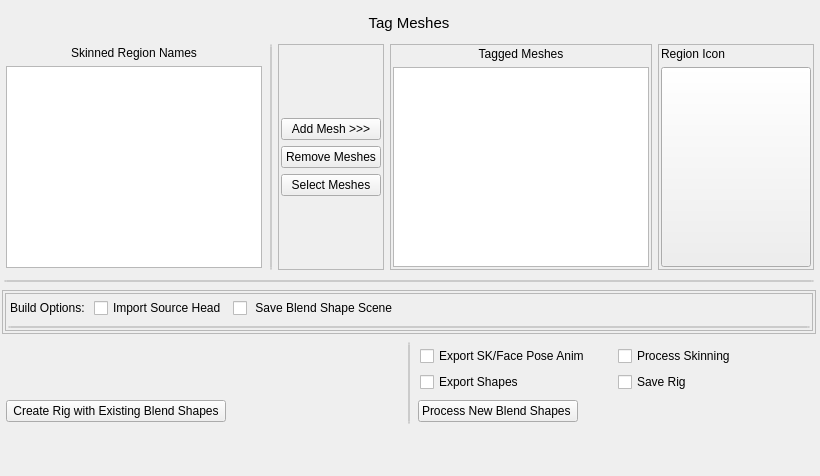
            <widget class="QWidget" name="mesh_info_tab">
             <attribute name="title">
              <string>Mesh Info</string>
             </attribute>
             <layout class="QVBoxLayout" name="verticalLayout_4">
              <property name="leftMargin">
               <number>2</number>
              </property>
              <property name="topMargin">
               <number>10</number>
              </property>
              <property name="rightMargin">
               <number>4</number>
              </property>
              <property name="bottomMargin">
               <number>10</number>
              </property>
              <item>
               <widget class="QFrame" name="tag_meshes_lb_frame">
                <property name="sizePolicy">
                 <sizepolicy hsizetype="Preferred" vsizetype="Preferred">
                  <horstretch>0</horstretch>
                  <verstretch>0</verstretch>
                 </sizepolicy>
                </property>
                <property name="frameShape">
                 <enum>QFrame::NoFrame</enum>
                </property>
                <property name="frameShadow">
                 <enum>QFrame::Raised</enum>
                </property>
                <layout class="QHBoxLayout" name="horizontalLayout_3">
                 <property name="leftMargin">
                  <number>4</number>
                 </property>
                 <property name="topMargin">
                  <number>4</number>
                 </property>
                 <property name="rightMargin">
                  <number>4</number>
                 </property>
                 <property name="bottomMargin">
                  <number>4</number>
                 </property>
                 <item>
                  <widget class="QLabel" name="tag_meshes_label">
                   <property name="font">
                    <font>
                     <pointsize>11</pointsize>
                    </font>
                   </property>
                   <property name="text">
                    <string>Tag Meshes</string>
                   </property>
                   <property name="alignment">
                    <set>Qt::AlignCenter</set>
                   </property>
                  </widget>
                 </item>
                </layout>
               </widget>
              </item>
              <item>
               <widget class="QFrame" name="regions_tag_main_frame">
                <property name="frameShape">
                 <enum>QFrame::NoFrame</enum>
                </property>
                <property name="frameShadow">
                 <enum>QFrame::Raised</enum>
                </property>
                <layout class="QHBoxLayout" name="horizontalLayout_4">
                 <property name="leftMargin">
                  <number>2</number>
                 </property>
                 <property name="topMargin">
                  <number>2</number>
                 </property>
                 <property name="rightMargin">
                  <number>2</number>
                 </property>
                 <property name="bottomMargin">
                  <number>2</number>
                 </property>
                 <item>
                  <widget class="QFrame" name="regions_tag_v_frame">
                   <property name="frameShape">
                    <enum>QFrame::NoFrame</enum>
                   </property>
                   <property name="frameShadow">
                    <enum>QFrame::Raised</enum>
                   </property>
                   <layout class="QVBoxLayout" name="verticalLayout_6">
                    <property name="leftMargin">
                     <number>2</number>
                    </property>
                    <property name="topMargin">
                     <number>2</number>
                    </property>
                    <property name="rightMargin">
                     <number>2</number>
                    </property>
                    <property name="bottomMargin">
                     <number>2</number>
                    </property>
                    <item>
                     <widget class="QLabel" name="region_names_label">
                      <property name="text">
                       <string>Skinned Region Names</string>
                      </property>
                      <property name="alignment">
                       <set>Qt::AlignCenter</set>
                      </property>
                     </widget>
                    </item>
                    <item>
                     <widget class="QListWidget" name="regions_listWidget"/>
                    </item>
                   </layout>
                  </widget>
                 </item>
                 <item>
                  <widget class="QPushButton" name="tag_divider_pushButton">
                   <property name="enabled">
                    <bool>false</bool>
                   </property>
                   <property name="sizePolicy">
                    <sizepolicy hsizetype="Fixed" vsizetype="Expanding">
                     <horstretch>0</horstretch>
                     <verstretch>0</verstretch>
                    </sizepolicy>
                   </property>
                   <property name="minimumSize">
                    <size>
                     <width>2</width>
                     <height>0</height>
                    </size>
                   </property>
                   <property name="maximumSize">
                    <size>
                     <width>2</width>
                     <height>16777215</height>
                    </size>
                   </property>
                   <property name="text">
                    <string/>
                   </property>
                  </widget>
                 </item>
                 <item>
                  <widget class="QFrame" name="add_tags_buttons_frame">
                   <property name="frameShape">
                    <enum>QFrame::StyledPanel</enum>
                   </property>
                   <property name="frameShadow">
                    <enum>QFrame::Raised</enum>
                   </property>
                   <layout class="QVBoxLayout" name="verticalLayout_5">
                    <property name="leftMargin">
                     <number>2</number>
                    </property>
                    <property name="topMargin">
                     <number>2</number>
                    </property>
                    <property name="rightMargin">
                     <number>2</number>
                    </property>
                    <property name="bottomMargin">
                     <number>2</number>
                    </property>
                    <item>
                     <spacer name="verticalSpacer_4">
                      <property name="orientation">
                       <enum>Qt::Vertical</enum>
                      </property>
                      <property name="sizeHint" stdset="0">
                       <size>
                        <width>20</width>
                        <height>40</height>
                       </size>
                      </property>
                     </spacer>
                    </item>
                    <item>
                     <widget class="QPushButton" name="add_tags_pushButton">
                      <property name="sizePolicy">
                       <sizepolicy hsizetype="Minimum" vsizetype="Fixed">
                        <horstretch>0</horstretch>
                        <verstretch>0</verstretch>
                       </sizepolicy>
                      </property>
                      <property name="minimumSize">
                       <size>
                        <width>100</width>
                        <height>0</height>
                       </size>
                      </property>
                      <property name="text">
                       <string>Add Mesh &gt;&gt;&gt;</string>
                      </property>
                     </widget>
                    </item>
                    <item>
                     <widget class="QPushButton" name="remove_tags_pushButton">
                      <property name="sizePolicy">
                       <sizepolicy hsizetype="Fixed" vsizetype="Fixed">
                        <horstretch>0</horstretch>
                        <verstretch>0</verstretch>
                       </sizepolicy>
                      </property>
                      <property name="minimumSize">
                       <size>
                        <width>100</width>
                        <height>0</height>
                       </size>
                      </property>
                      <property name="text">
                       <string> Remove Meshes </string>
                      </property>
                     </widget>
                    </item>
                    <item>
                     <widget class="QPushButton" name="select_mesh_pushButton">
                      <property name="sizePolicy">
                       <sizepolicy hsizetype="Fixed" vsizetype="Fixed">
                        <horstretch>0</horstretch>
                        <verstretch>0</verstretch>
                       </sizepolicy>
                      </property>
                      <property name="minimumSize">
                       <size>
                        <width>100</width>
                        <height>0</height>
                       </size>
                      </property>
                      <property name="text">
                       <string> Select Meshes </string>
                      </property>
                     </widget>
                    </item>
                    <item>
                     <spacer name="verticalSpacer_3">
                      <property name="orientation">
                       <enum>Qt::Vertical</enum>
                      </property>
                      <property name="sizeHint" stdset="0">
                       <size>
                        <width>20</width>
                        <height>40</height>
                       </size>
                      </property>
                     </spacer>
                    </item>
                   </layout>
                  </widget>
                 </item>
                 <item>
                  <widget class="QFrame" name="tagged_meshes_list_frame">
                   <property name="frameShape">
                    <enum>QFrame::StyledPanel</enum>
                   </property>
                   <property name="frameShadow">
                    <enum>QFrame::Raised</enum>
                   </property>
                   <layout class="QVBoxLayout" name="verticalLayout_9">
                    <property name="leftMargin">
                     <number>2</number>
                    </property>
                    <property name="topMargin">
                     <number>2</number>
                    </property>
                    <property name="rightMargin">
                     <number>2</number>
                    </property>
                    <property name="bottomMargin">
                     <number>2</number>
                    </property>
                    <item>
                     <widget class="QLabel" name="tagged_label">
                      <property name="text">
                       <string>Tagged Meshes</string>
                      </property>
                      <property name="alignment">
                       <set>Qt::AlignCenter</set>
                      </property>
                     </widget>
                    </item>
                    <item>
                     <widget class="QListWidget" name="tagged_listWidget"/>
                    </item>
                   </layout>
                  </widget>
                 </item>
                 <item>
                  <widget class="QFrame" name="region_icons_frame">
                   <property name="frameShape">
                    <enum>QFrame::StyledPanel</enum>
                   </property>
                   <property name="frameShadow">
                    <enum>QFrame::Raised</enum>
                   </property>
                   <layout class="QVBoxLayout" name="verticalLayout_24">
                    <property name="leftMargin">
                     <number>2</number>
                    </property>
                    <property name="topMargin">
                     <number>2</number>
                    </property>
                    <property name="rightMargin">
                     <number>2</number>
                    </property>
                    <property name="bottomMargin">
                     <number>2</number>
                    </property>
                    <item>
                     <widget class="QLabel" name="region_icons_label">
                      <property name="text">
                       <string>Region Icon</string>
                      </property>
                     </widget>
                    </item>
                    <item>
                     <widget class="QPushButton" name="region_icons_pushButton">
                      <property name="enabled">
                       <bool>true</bool>
                      </property>
                      <property name="sizePolicy">
                       <sizepolicy hsizetype="Fixed" vsizetype="Fixed">
                        <horstretch>0</horstretch>
                        <verstretch>0</verstretch>
                       </sizepolicy>
                      </property>
                      <property name="minimumSize">
                       <size>
                        <width>150</width>
                        <height>200</height>
                       </size>
                      </property>
                      <property name="maximumSize">
                       <size>
                        <width>150</width>
                        <height>200</height>
                       </size>
                      </property>
                      <property name="text">
                       <string/>
                      </property>
                      <property name="iconSize">
                       <size>
                        <width>160</width>
                        <height>250</height>
                       </size>
                      </property>
                     </widget>
                    </item>
                   </layout>
                  </widget>
                 </item>
                </layout>
               </widget>
              </item>
              <item>
               <widget class="QFrame" name="build_rig_d_frame">
                <property name="frameShape">
                 <enum>QFrame::NoFrame</enum>
                </property>
                <property name="frameShadow">
                 <enum>QFrame::Raised</enum>
                </property>
                <layout class="QVBoxLayout" name="verticalLayout_8">
                 <property name="leftMargin">
                  <number>2</number>
                 </property>
                 <property name="topMargin">
                  <number>2</number>
                 </property>
                 <property name="rightMargin">
                  <number>2</number>
                 </property>
                 <property name="bottomMargin">
                  <number>2</number>
                 </property>
                 <item>
                  <widget class="QPushButton" name="build_rig_divider_pushButton">
                   <property name="enabled">
                    <bool>false</bool>
                   </property>
                   <property name="sizePolicy">
                    <sizepolicy hsizetype="Expanding" vsizetype="Fixed">
                     <horstretch>0</horstretch>
                     <verstretch>0</verstretch>
                    </sizepolicy>
                   </property>
                   <property name="minimumSize">
                    <size>
                     <width>2</width>
                     <height>2</height>
                    </size>
                   </property>
                   <property name="maximumSize">
                    <size>
                     <width>16777215</width>
                     <height>2</height>
                    </size>
                   </property>
                   <property name="text">
                    <string/>
                   </property>
                  </widget>
                 </item>
                </layout>
               </widget>
              </item>
              <item>
               <widget class="QFrame" name="build_rig_h_frame">
                <property name="frameShape">
                 <enum>QFrame::StyledPanel</enum>
                </property>
                <property name="frameShadow">
                 <enum>QFrame::Raised</enum>
                </property>
                <layout class="QHBoxLayout" name="horizontalLayout_7">
                 <property name="leftMargin">
                  <number>2</number>
                 </property>
                 <property name="topMargin">
                  <number>2</number>
                 </property>
                 <property name="rightMargin">
                  <number>2</number>
                 </property>
                 <property name="bottomMargin">
                  <number>2</number>
                 </property>
                 <item>
                  <widget class="QFrame" name="build_rig_v_frame">
                   <property name="frameShape">
                    <enum>QFrame::StyledPanel</enum>
                   </property>
                   <property name="frameShadow">
                    <enum>QFrame::Raised</enum>
                   </property>
                   <layout class="QVBoxLayout" name="verticalLayout_10">
                    <property name="leftMargin">
                     <number>2</number>
                    </property>
                    <property name="topMargin">
                     <number>2</number>
                    </property>
                    <property name="rightMargin">
                     <number>2</number>
                    </property>
                    <property name="bottomMargin">
                     <number>2</number>
                    </property>
                    <item>
                     <widget class="QFrame" name="build_rig_options_frame">
                      <property name="frameShape">
                       <enum>QFrame::NoFrame</enum>
                      </property>
                      <property name="frameShadow">
                       <enum>QFrame::Raised</enum>
                      </property>
                      <layout class="QHBoxLayout" name="horizontalLayout_5">
                       <property name="leftMargin">
                        <number>2</number>
                       </property>
                       <property name="topMargin">
                        <number>2</number>
                       </property>
                       <property name="rightMargin">
                        <number>2</number>
                       </property>
                       <property name="bottomMargin">
                        <number>2</number>
                       </property>
                       <item>
                        <widget class="QLabel" name="build_options_label">
                         <property name="text">
                          <string>Build Options: </string>
                         </property>
                        </widget>
                       </item>
                       <item>
                        <widget class="QCheckBox" name="import_source_checkBox">
                         <property name="enabled">
                          <bool>true</bool>
                         </property>
                         <property name="sizePolicy">
                          <sizepolicy hsizetype="Preferred" vsizetype="Preferred">
                           <horstretch>0</horstretch>
                           <verstretch>0</verstretch>
                          </sizepolicy>
                         </property>
                         <property name="toolTip">
                          <string>Imports the source head into the blendshape rig scene.</string>
                         </property>
                         <property name="text">
                          <string>Import Source Head</string>
                         </property>
                         <property name="checked">
                          <bool>false</bool>
                         </property>
                        </widget>
                       </item>
                       <item>
                        <widget class="QCheckBox" name="save_blendshape_scene_checkBox">
                         <property name="sizePolicy">
                          <sizepolicy hsizetype="Preferred" vsizetype="Preferred">
                           <horstretch>0</horstretch>
                           <verstretch>0</verstretch>
                          </sizepolicy>
                         </property>
                         <property name="toolTip">
                          <string>Save the blend shape scene?  This is not the final rig scene.
This is the scene to correct blend shapes.</string>
                         </property>
                         <property name="text">
                          <string> Save Blend Shape Scene </string>
                         </property>
                         <property name="checked">
                          <bool>false</bool>
                         </property>
                        </widget>
                       </item>
                       <item>
                        <spacer name="build_options_horizontalSpacer">
                         <property name="orientation">
                          <enum>Qt::Horizontal</enum>
                         </property>
                         <property name="sizeHint" stdset="0">
                          <size>
                           <width>40</width>
                           <height>20</height>
                          </size>
                         </property>
                        </spacer>
                       </item>
                      </layout>
                     </widget>
                    </item>
                    <item>
                     <widget class="QPushButton" name="build_rig_op_divider_pushButton">
                      <property name="enabled">
                       <bool>false</bool>
                      </property>
                      <property name="sizePolicy">
                       <sizepolicy hsizetype="Expanding" vsizetype="Fixed">
                        <horstretch>0</horstretch>
                        <verstretch>0</verstretch>
                       </sizepolicy>
                      </property>
                      <property name="minimumSize">
                       <size>
                        <width>2</width>
                        <height>2</height>
                       </size>
                      </property>
                      <property name="maximumSize">
                       <size>
                        <width>16777215</width>
                        <height>2</height>
                       </size>
                      </property>
                      <property name="text">
                       <string/>
                      </property>
                     </widget>
                    </item>
                   </layout>
                  </widget>
                 </item>
                </layout>
               </widget>
              </item>
              <item>
               <widget class="QFrame" name="create_rig_frame">
                <property name="frameShape">
                 <enum>QFrame::NoFrame</enum>
                </property>
                <property name="frameShadow">
                 <enum>QFrame::Raised</enum>
                </property>
                <layout class="QHBoxLayout" name="horizontalLayout_6">
                 <property name="leftMargin">
                  <number>2</number>
                 </property>
                 <property name="topMargin">
                  <number>2</number>
                 </property>
                 <property name="rightMargin">
                  <number>2</number>
                 </property>
                 <property name="bottomMargin">
                  <number>2</number>
                 </property>
                 <item>
                  <widget class="QFrame" name="create_rig_v_frame">
                   <property name="frameShape">
                    <enum>QFrame::NoFrame</enum>
                   </property>
                   <property name="frameShadow">
                    <enum>QFrame::Raised</enum>
                   </property>
                   <layout class="QVBoxLayout" name="verticalLayout_11">
                    <property name="leftMargin">
                     <number>2</number>
                    </property>
                    <property name="topMargin">
                     <number>2</number>
                    </property>
                    <property name="rightMargin">
                     <number>2</number>
                    </property>
                    <property name="bottomMargin">
                     <number>2</number>
                    </property>
                    <item>
                     <spacer name="verticalSpacer_5">
                      <property name="orientation">
                       <enum>Qt::Vertical</enum>
                      </property>
                      <property name="sizeHint" stdset="0">
                       <size>
                        <width>20</width>
                        <height>40</height>
                       </size>
                      </property>
                     </spacer>
                    </item>
                    <item>
                     <widget class="QPushButton" name="create_rig_pushButton">
                      <property name="sizePolicy">
                       <sizepolicy hsizetype="Fixed" vsizetype="Fixed">
                        <horstretch>0</horstretch>
                        <verstretch>0</verstretch>
                       </sizepolicy>
                      </property>
                      <property name="toolTip">
                       <string>Uses existing blend shapes to create a head rig.</string>
                      </property>
                      <property name="text">
                       <string> Create Rig with Existing Blend Shapes </string>
                      </property>
                     </widget>
                    </item>
                   </layout>
                  </widget>
                 </item>
                 <item>
                  <widget class="QPushButton" name="tag_divider_pushButton_2">
                   <property name="enabled">
                    <bool>false</bool>
                   </property>
                   <property name="sizePolicy">
                    <sizepolicy hsizetype="Fixed" vsizetype="Expanding">
                     <horstretch>0</horstretch>
                     <verstretch>0</verstretch>
                    </sizepolicy>
                   </property>
                   <property name="minimumSize">
                    <size>
                     <width>2</width>
                     <height>0</height>
                    </size>
                   </property>
                   <property name="maximumSize">
                    <size>
                     <width>2</width>
                     <height>16777215</height>
                    </size>
                   </property>
                   <property name="text">
                    <string/>
                   </property>
                  </widget>
                 </item>
                 <item>
                  <widget class="QFrame" name="create_process_rig_v_frame">
                   <property name="frameShape">
                    <enum>QFrame::NoFrame</enum>
                   </property>
                   <property name="frameShadow">
                    <enum>QFrame::Raised</enum>
                   </property>
                   <layout class="QVBoxLayout" name="verticalLayout_12">
                    <property name="leftMargin">
                     <number>2</number>
                    </property>
                    <property name="topMargin">
                     <number>2</number>
                    </property>
                    <property name="rightMargin">
                     <number>2</number>
                    </property>
                    <property name="bottomMargin">
                     <number>2</number>
                    </property>
                    <item>
                     <widget class="QFrame" name="create_process_rig_v_frame_2">
                      <property name="frameShape">
                       <enum>QFrame::NoFrame</enum>
                      </property>
                      <property name="frameShadow">
                       <enum>QFrame::Raised</enum>
                      </property>
                      <layout class="QVBoxLayout" name="verticalLayout_30">
                       <property name="leftMargin">
                        <number>2</number>
                       </property>
                       <property name="topMargin">
                        <number>2</number>
                       </property>
                       <property name="rightMargin">
                        <number>2</number>
                       </property>
                       <property name="bottomMargin">
                        <number>2</number>
                       </property>
                       <item>
                        <layout class="QGridLayout" name="gridLayout_2">
                         <item row="1" column="0">
                          <widget class="QCheckBox" name="export_shapes_checkBox">
                           <property name="sizePolicy">
                            <sizepolicy hsizetype="Preferred" vsizetype="Preferred">
                             <horstretch>0</horstretch>
                             <verstretch>0</verstretch>
                            </sizepolicy>
                           </property>
                           <property name="toolTip">
                            <string>Exports the new shapes into a file.</string>
                           </property>
                           <property name="text">
                            <string>Export Shapes</string>
                           </property>
                           <property name="checked">
                            <bool>false</bool>
                           </property>
                          </widget>
                         </item>
                         <item row="0" column="0">
                          <widget class="QCheckBox" name="export_sk_checkBox">
                           <property name="text">
                            <string>Export SK/Face Pose Anim</string>
                           </property>
                          </widget>
                         </item>
                         <item row="0" column="1">
                          <widget class="QCheckBox" name="generate_process_skinning_checkBox">
                           <property name="text">
                            <string>Process Skinning</string>
                           </property>
                          </widget>
                         </item>
                         <item row="1" column="1">
                          <widget class="QCheckBox" name="save_rig_checkBox">
                           <property name="text">
                            <string>Save Rig</string>
                           </property>
                          </widget>
                         </item>
                        </layout>
                       </item>
                      </layout>
                     </widget>
                    </item>
                    <item>
                     <widget class="QPushButton" name="create_process_rig_pushButton">
                      <property name="sizePolicy">
                       <sizepolicy hsizetype="Fixed" vsizetype="Fixed">
                        <horstretch>0</horstretch>
                        <verstretch>0</verstretch>
                       </sizepolicy>
                      </property>
                      <property name="toolTip">
                       <string>Processes new blend shapes for the head rig.
This should only need to be run once.</string>
                      </property>
                      <property name="text">
                       <string>Process New Blend Shapes </string>
                      </property>
                     </widget>
                    </item>
                   </layout>
                  </widget>
                 </item>
                </layout>
               </widget>
              </item>
              <item>
               <spacer name="verticalSpacer_2">
                <property name="orientation">
                 <enum>Qt::Vertical</enum>
                </property>
                <property name="sizeHint" stdset="0">
                 <size>
                  <width>20</width>
                  <height>40</height>
                 </size>
                </property>
               </spacer>
              </item>
             </layout>
            </widget>
